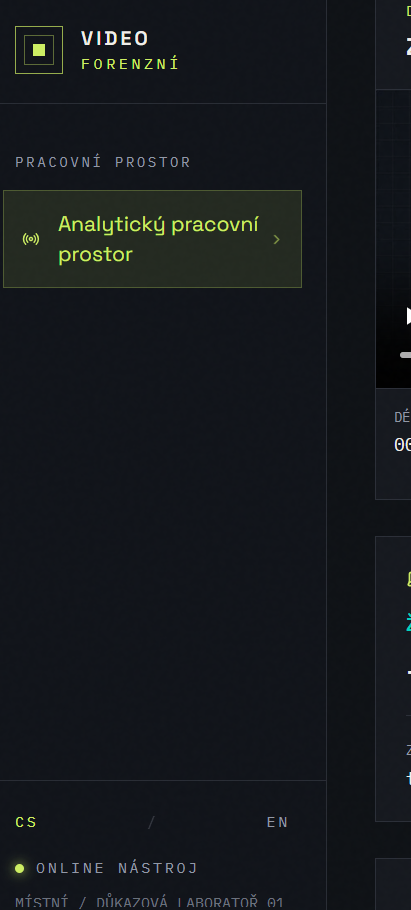
#> input picture attached_assets/image_1789168046672.png, 411 x 910 px
$ python image_forensics.py ../../attached_assets/image_1789168046672.png   (older library calls are emulated)
#> lines starting #> are read from the running program, lines starting #| are printed output that depends on the picture
#> in main, image is the input picture: shape (910, 411, 3); mean B, G, R 28.2, 24.5, 21
#!/usr/bin/env python3
"""Deterministic regional checks for still-image forensic analysis."""

from __future__ import annotations

import json
import sys
from pathlib import Path
from typing import Any, Callable

import cv2
import numpy as np


def region(x: int, y: int, width: int, height: int, score: float, label: str) -> dict[str, Any]:
    return {
        "x": int(x), "y": int(y), "width": int(width), "height": int(height),
        "score": round(float(np.clip(score, 0, 1)), 3), "label": label,
    }


def copy_move(image: np.ndarray) -> dict[str, Any]:
    gray = cv2.cvtColor(image, cv2.COLOR_BGR2GRAY)
    height, width = gray.shape
#> height = 910; width = 411
    scale = min(1.0, 1400 / max(height, width))
#> scale = 1
    work = cv2.resize(gray, None, fx=scale, fy=scale, interpolation=cv2.INTER_AREA) if scale < 1 else gray
    orb = cv2.ORB_create(nfeatures=5000, scaleFactor=1.2, nlevels=8, edgeThreshold=15, patchSize=31, fastThreshold=12)
    keypoints, descriptors = orb.detectAndCompute(work, None)
#> keypoints = 1833 keypoints; strongest (x, y, size): (111, 41, 31), (141, 41, 31), (140, 34, 31), (140, 35, 37.2)
    if descriptors is None or len(keypoints) < 20:
        return {
            "title": "Copy-Move: bez dostatku lokálních znaků",
            "detail": "Obraz neobsahuje dostatek rozlišitelných lokálních znaků pro spolehlivé porovnání.",
            "severity": "low", "score": 0, "regions": [], "candidatePairs": 0,
        }
    matches = cv2.BFMatcher(cv2.NORM_HAMMING).knnMatch(descriptors, descriptors, k=5)
#> matches = 1833 matches
    vectors: list[tuple[int, int, int, int, float, float, float]] = []
    minimum_distance = max(24.0, min(work.shape) * 0.04)
#> minimum_distance = 24
    for source_index, neighbours in enumerate(matches):
        source = keypoints[source_index].pt
        for match in neighbours:
            if match.queryIdx == match.trainIdx or match.distance > 38:
                continue
            target = keypoints[match.trainIdx].pt
            spatial = float(np.hypot(source[0] - target[0], source[1] - target[1]))
            if spatial < minimum_distance:
                continue
            dx, dy = target[0] - source[0], target[1] - source[1]
            vectors.append((source_index, match.trainIdx, round(dx / 6), round(dy / 6), dx, dy, match.distance))
            break
#> this loop made 1833 passes
#> source on passes 1 to 3: (112, 31), (139, 31), (143, 31)
#> after the loop, vectors = 252 items, first 6: (12, 58, -4, 5, -25, 29, 9), (52, 383, -10, 134, -58, 804, 35), (53, 407, -10, 135, -60, 808, 28), (54, 58, -4, 0, -27, 1, 28), (55, 108, 6, 16, 34, 98, 38), (56, 190, -8, 27, -46, 161, 37)
    groups: dict[tuple[int, int], list[tuple[int, int, int, int, float, float, float]]] = {}
    for item in vectors:
        groups.setdefault((item[2], item[3]), []).append(item)
#> this loop made 252 passes
#> after the loop, groups = 185 items
    candidates: list[dict[str, Any]] = []
    inverse_scale = 1 / scale
#> inverse_scale = 1
    for grouped in sorted(groups.values(), key=len, reverse=True):
        unique = {(item[0], item[1]) for item in grouped}
        if len(unique) < 6:
            continue
        source_points = np.array([keypoints[item[0]].pt for item in grouped])
        target_points = np.array([keypoints[item[1]].pt for item in grouped])
        if np.ptp(source_points[:, 0]) < 18 or np.ptp(source_points[:, 1]) < 18:
            continue
        margin = 18
        boxes = []
        for points, label in ((source_points, "Zdroj podobné oblasti"), (target_points, "Možná kopie oblasti")):
            x1, y1 = np.maximum(points.min(axis=0) - margin, 0)
            x2, y2 = np.minimum(points.max(axis=0) + margin, (work.shape[1] - 1, work.shape[0] - 1))
            boxes.append((int(x1 * inverse_scale), int(y1 * inverse_scale), int((x2 - x1) * inverse_scale), int((y2 - y1) * inverse_scale), label))
        mean_distance = float(np.mean([item[6] for item in grouped]))
        score = min(1.0, len(unique) / 22) * max(0.25, 1 - mean_distance / 70)
        candidates.append({"score": round(score, 3), "regions": [region(*box[:4], score, box[4]) for box in boxes], "matches": len(unique)})
        if len(candidates) == 3:
            break
#> this loop made 185 passes
#> after the loop, candidates = []
    regions = [item for candidate in candidates if candidate["score"] >= 0.32 for item in candidate["regions"]]
#> regions = []
    score = max((candidate["score"] for candidate in candidates), default=0)
#> score = 0
    return {
        "title": "Copy-Move analýza dokončena",
        "detail": f"Nalezeno {len(regions) // 2} lokalizovaných párů se shodným posunem; skóre nejsilnějšího páru {score:.2f}.",
        "severity": "high" if score >= 0.65 else "medium" if score >= 0.32 else "low",
        "score": score, "regions": regions, "candidatePairs": len(regions) // 2,
        "thresholds": {"minimumMatches": 6, "minimumScore": 0.32, "maximumDescriptorDistance": 38},
    }


def regional_noise(image: np.ndarray) -> dict[str, Any]:
    gray = cv2.cvtColor(image, cv2.COLOR_BGR2GRAY).astype(np.float32)
    height, width = gray.shape
#> height = 910; width = 411
    grid = 6 if min(height, width) >= 480 else 4
#> grid = 4
    residual = gray - cv2.GaussianBlur(gray, (0, 0), 1.2)
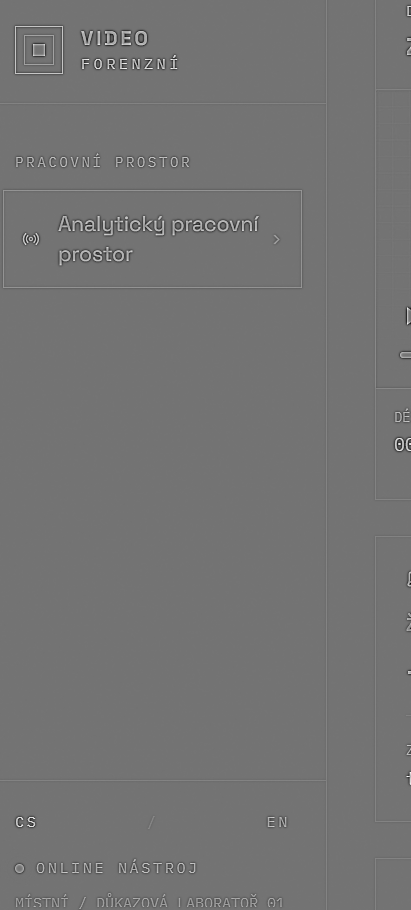
#> residual: shape (910, 411) float32; min -125.3, max 151.1, mean 0; drawn with min black and max white
    cells: list[dict[str, Any]] = []
    for row in range(grid):
        for column in range(grid):
            x1, x2 = round(column * width / grid), round((column + 1) * width / grid)
            y1, y2 = round(row * height / grid), round((row + 1) * height / grid)
            patch = residual[y1:y2, x1:x2]
            intensity = gray[y1:y2, x1:x2]
            # Ignore strong edges so texture/content changes do not dominate sensor-noise estimates.
            gradients = cv2.magnitude(cv2.Sobel(intensity, cv2.CV_32F, 1, 0), cv2.Sobel(intensity, cv2.CV_32F, 0, 1))
            quiet = patch[gradients < np.percentile(gradients, 60)]
            sigma = float(np.median(np.abs(quiet - np.median(quiet))) * 1.4826) if quiet.size else 0
            cells.append({"x": x1, "y": y1, "width": x2 - x1, "height": y2 - y1, "sigma": sigma})
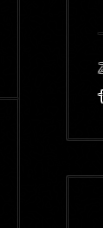
#> gradients: shape (228, 103) float32; min 0, max 837.5, mean 8.2; drawn with min black and max white
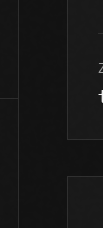
#> intensity: shape (228, 103) float32; min 17, max 239, mean 21.6
#> after the loop, cells = 16 items
    values = np.array([cell["sigma"] for cell in cells])
#> values = [0.209, 0.176, 0.163, 0.166, 0.163, 0.158, 0.163, 0.174, 0.15, 0.151, 0.145, 0.157, 0.166, 0.164, 0.159, 0.157]
    median = float(np.median(values))
#> median = 0.163
    mad = float(np.median(np.abs(values - median)) * 1.4826)
#> mad = 0.00796
    denominator = max(mad, 0.75)
#> denominator = 0.75
    regions = []
    for cell in cells:
        deviation = abs(cell["sigma"] - median) / denominator
        if deviation >= 3.5 and abs(cell["sigma"] - median) >= 1.5:
            score = min(1.0, deviation / 7)
            direction = "vyšší" if cell["sigma"] > median else "nižší"
            regions.append(region(cell["x"], cell["y"], cell["width"], cell["height"], score, f"{direction} lokální šum ({cell['sigma']:.2f} vs {median:.2f})"))
#> this loop made 16 passes
#> deviation on passes 1 to 12: 0.0617, 0.0175, 0.00056, 0.00402, 0.00023, 0.00663, 0.00023, 0.0146, 0.0175, 0.0156, 0.0241, 0.00771
#> after the loop, regions = []
    regions.sort(key=lambda item: item["score"], reverse=True)
    regions = regions[:8]
    score = max((item["score"] for item in regions), default=0)
#> score = 0
    return {
        "title": "Regionální analýza šumu dokončena",
        "detail": f"Porovnáno {len(cells)} oblastí; {len(regions)} překročilo robustní práh 3,5 MAD a minimální rozdíl 1,5.",
        "severity": "high" if score >= 0.75 else "medium" if regions else "low",
        "score": score, "regions": regions,
        "metrics": {"grid": grid, "medianSigma": round(median, 3), "robustSpread": round(mad, 3), "outlierCount": len(regions)},
        "thresholds": {"robustDeviation": 3.5, "minimumSigmaDifference": 1.5},
    }


def run_step(name: str, analyzer: Callable[[np.ndarray], dict[str, Any]], image: np.ndarray) -> dict[str, Any]:
    try:
        return {"stepName": name, "stepStatus": "OK", "resultJson": analyzer(image), "errorMessage": None}
    except Exception as error:
        return {"stepName": name, "stepStatus": "CHYBA", "resultJson": None, "errorMessage": f"{type(error).__name__}: {error}"}


def main() -> None:
    image = cv2.imread(str(Path(sys.argv[1])), cv2.IMREAD_COLOR)
    if image is None:
        raise RuntimeError("OpenCV nedokázalo načíst obrázek.")
    print(json.dumps({"steps": [
        run_step("copy_move", copy_move, image),
        run_step("noise", regional_noise, image),
    ]}, ensure_ascii=False))
#> (printed output is left out)


if __name__ == "__main__":
    main()
